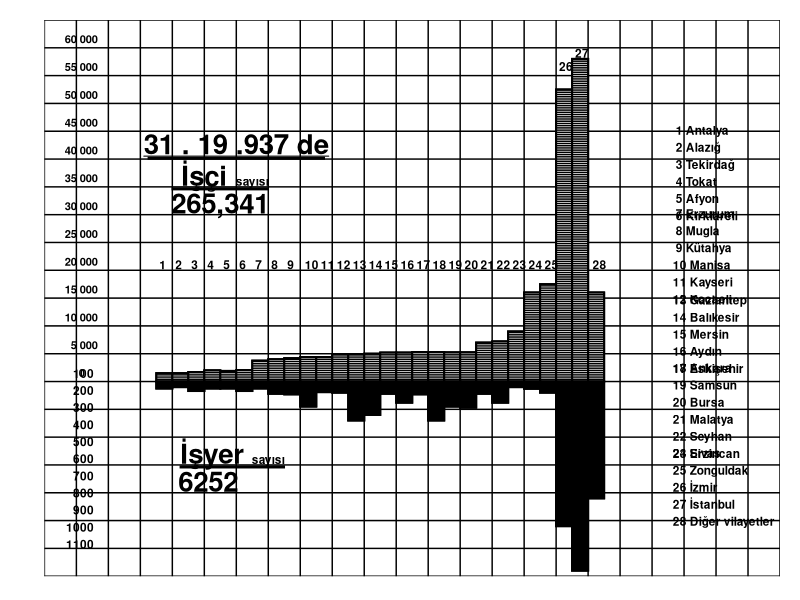

This chart was generated by the following R code:
library(ggplot2)
iller <- rep(c(1.5:28.5),2)
isci <- c(1500,1500,1700,2000,1900,2050,3750,4000,4200,4400,4400,4900,4900,5000,
          5200,5200,5300,5300,5250,5250,7000,7200,9000,16000,17500,52500,58000,16000)
isyeri <- c(1250,1000,1700,1250,1250,1700,1250,2200,2300,4500,1900,2000,7000,6000,
            2200,3800,2300,7000,4500,4700,2200,3800,1000,1300,2000,26000,34000,21000)
is <- data.frame(iller, isci, isyeri)

label1 <- c("1","2","3","4","5","6","7","8","9","10","11","12","13","14","15","16","17","18","19","20",
            "21","22","23","24","25"," "," ","28" )
xcor <- seq(1.1,28.1)

cizgi1 <- seq(0,1500,400)
cizgi2 <- seq(0,1500,400)
cizgi3 <- seq(0,1700,400)
cizgi4 <- seq(0,2000,400)
cizgi5 <- seq(0,1900,400)
cizgi6 <- seq(0,2050,400)
cizgi7 <- seq(0,3750,400)
cizgi8 <- seq(0,4000,400)
cizgi9 <- seq(0,4200,400)
cizgi10 <- seq(0,4400,400)
cizgi11 <- seq(0,4400,400)
cizgi12 <- seq(0,4900,400)
cizgi13 <- seq(0,4900,400)
cizgi14 <- seq(0,5000,400)
cizgi15 <- seq(0,5200,400)
cizgi16 <- seq(0,5200,400)
cizgi17 <- seq(0,5300,400)
cizgi18 <- seq(0,5300,400)
cizgi19 <- seq(0,5250,400)
cizgi20 <- seq(0,5250,400)
cizgi21 <- seq(0,7000,400)
cizgi22 <- seq(0,7200,400)
cizgi23 <- seq(0,9000,400)
cizgi24 <- seq(0,16000,400)
cizgi25 <- seq(0,17500,400)
cizgi26 <- seq(0,52500,400)
cizgi27 <- seq(0,58000,400)
cizgi28 <- seq(0,16000,400)

ggplot(is, aes(x=iller))+
  geom_bar(aes(y = isci), position = "identity",
           stat = "identity", colour = "black", fill = "white", size = 0.7, width = 1) +
  geom_bar(aes(y = -isyeri), position = "identity",
           stat = "identity", colour = "black", fill = "black", size = 0.7, width = 1) +
  theme_classic() +
  theme(panel.grid.major = element_line(colour = "black", size = 0.5)) +
  theme(plot.margin = unit(c(1,1,1,-2), "lines")) +
  theme(axis.line.y = element_blank(), axis.line.x = element_blank(),
        axis.text.x = element_blank(), 
        axis.text.y = element_text(color = "black", size = 8, hjust = 2.35, vjust = -0.5, face = "bold"), 
        axis.ticks.y = element_blank(), axis.ticks.x = element_blank(), axis.title = element_blank()) +
  scale_x_continuous(breaks = c(-6,-4,-2,0,2,4,6,8,10,12,14,16,18,20,22,24,26,28,30,32,34,36,38,40),
                     limits = c(-6,40), expand = c(0,0)) +
  scale_y_continuous(breaks = c(-35000,-30000,-25000,-20000,-15000,-10000,-5000,0,
                                5000,10000,15000,20000,25000,30000,35000,40000,45000,50000,55000,60000,65000),
                     labels = c(" ","","","","","","",
                                "0       ","  5 000","10 000","15 000","20 000","25 000","30 000","35 000",
                                "40 000","45 000","50 000","55 000","60 000"," "),
                     limits = c(-35000,65000), expand = c(0,0)) +
  annotate("text", x = 33.3, y = 37500, label = " 1 Antalya \n 2 Alazığ \n 3 Tekirdağ \n 4 Tokat \n 5 Afyon \n 6 Kırklareli",
           size = 3, fontface = "bold", hjust = 0) + 
  annotate("text", x = 33.3, y = 22500, label = " 7 Erzurum \n 8 Mugla \n 9 Kütahya \n10 Manisa \n11 Kayseri \n12 Kocaeli",
           size = 3, fontface = "bold", hjust = 0) +
  annotate("text", x = 33.3, y = 8500, label = "13 Gaziantep \n14 Balıkesir \n15 Mersin \n16 Aydın \n17 Eskişehir", 
           size = 3, fontface = "bold", hjust = 0) +
  annotate("text", x = 33.3, y = -5250, label = "18 Ankara \n19 Samsun \n20 Bursa \n21 Malatya \n22 Seyhan \n23 Erzincan", 
           size = 3, fontface = "bold", hjust = 0) +
  annotate("text", x = 33.3, y = -19000, label = "24 Sivas \n25 Zonguldak \n26 İzmir \n27 İstanbul \n28 Diğer vilayetler",
           size = 3, fontface = "bold", hjust = 0) +
  annotate("text", x = -2.9, y = -13900, label = "100\n200\n300\n400\n500\n600\n700\n800\n900\n1000\n1100",
           size = 3, fontface = "bold", hjust = 1) +
  annotate("text", x = 6, y = 42500, label = expression(bold(paste(underline("31 . 19 .937 de")))),
           size = 7, fontface = "bold")  +
  annotate("text", x = 4, y = 37000, label = "İşçi", size = 7, fontface = "bold") +
  annotate("text", x = 6, y = 32000, label = "265,341    ", size = 7, fontface = "bold") +
  annotate("rect", xmin = 2, xmax = 8, ymin = 34500 , ymax = 34800 , size = 0.5, colour = "black", fill = "black") +
  annotate("rect", xmin = 0.5, xmax = 11.5, ymin = 40000 , ymax = 40300 , size = 0.5, colour = "black", fill = "black") +
  annotate("text", x = 7 , y = 36000, label = "sayısı", size = 3, fontface = "bold") +
  annotate("text", x = 4.5, y = -13000, label = "İşyer", size = 7, fontface = "bold") + 
  annotate("text", x = 8 , y = -14000, label = "sayısı", size = 3, fontface = "bold") +
  annotate("text", x = 5, y = -18000, label = "6252   ", size = 7, fontface = "bold") +
  annotate("rect", xmin = 2.5, xmax = 9, ymin = -15200 , ymax = -15500 , size = 0.5, colour = "black", fill = "black") +
  annotate("text", x = xcor, y = 21000, label = label1, fontface = "bold",hjust = -0.2, size = 3) +
  annotate("text", x = 26, y = 55000, label = "26", fontface = "bold",hjust = -0.2,vjust = -0.5, size = 3) +
  annotate("text", x = 27, y = 59000, label = "27", fontface = "bold",hjust = -0.2, size = 3) +
  annotate("segment", x = 1, xend = 2, y = cizgi1, yend = cizgi1, size = 0.5) +
  annotate("segment", x = 2, xend = 3, y = cizgi2, yend = cizgi2, size = 0.5) +
  annotate("segment", x = 3, xend = 4, y = cizgi3, yend = cizgi3, size = 0.5) +
  annotate("segment", x = 4, xend = 5, y = cizgi4, yend = cizgi4, size = 0.5) +
  annotate("segment", x = 5, xend = 6, y = cizgi5, yend = cizgi5, size = 0.5) +
  annotate("segment", x = 6, xend = 7, y = cizgi6, yend = cizgi6, size = 0.5) +
  annotate("segment", x = 7, xend = 8, y = cizgi7, yend = cizgi7, size = 0.5) +
  annotate("segment", x = 8, xend = 9, y = cizgi8, yend = cizgi8, size = 0.5) +
  annotate("segment", x = 9, xend = 10, y = cizgi9, yend = cizgi9, size = 0.5) +
  annotate("segment", x = 10, xend = 11, y = cizgi10, yend = cizgi10, size = 0.5) +
  annotate("segment", x = 11, xend = 12, y = cizgi11, yend = cizgi11, size = 0.5) +
  annotate("segment", x = 12, xend = 13, y = cizgi12, yend = cizgi12, size = 0.5) +
  annotate("segment", x = 13, xend = 14, y = cizgi13, yend = cizgi13, size = 0.5) +
  annotate("segment", x = 14, xend = 15, y = cizgi14, yend = cizgi14, size = 0.5) +
  annotate("segment", x = 15, xend = 16, y = cizgi15, yend = cizgi15, size = 0.5) +
  annotate("segment", x = 16, xend = 17, y = cizgi16, yend = cizgi16, size = 0.5) +
  annotate("segment", x = 17, xend = 18, y = cizgi17, yend = cizgi17, size = 0.5) +
  annotate("segment", x = 18, xend = 19, y = cizgi18, yend = cizgi18, size = 0.5) +
  annotate("segment", x = 19, xend = 20, y = cizgi19, yend = cizgi19, size = 0.5) +
  annotate("segment", x = 20, xend = 21, y = cizgi20, yend = cizgi20, size = 0.5) +
  annotate("segment", x = 21, xend = 22, y = cizgi21, yend = cizgi21, size = 0.5) +
  annotate("segment", x = 22, xend = 23, y = cizgi22, yend = cizgi22, size = 0.5) +
  annotate("segment", x = 23, xend = 24, y = cizgi23, yend = cizgi23, size = 0.5) +
  annotate("segment", x = 24, xend = 25, y = cizgi24, yend = cizgi24, size = 0.5) +
  annotate("segment", x = 25, xend = 26, y = cizgi25, yend = cizgi25, size = 0.5) +
  annotate("segment", x = 26, xend = 27, y = cizgi26, yend = cizgi26, size = 0.5) +
  annotate("segment", x = 27, xend = 28, y = cizgi27, yend = cizgi27, size = 0.5) +
  annotate("segment", x = 28, xend = 29, y = cizgi28, yend = cizgi28, size = 0.5) 
